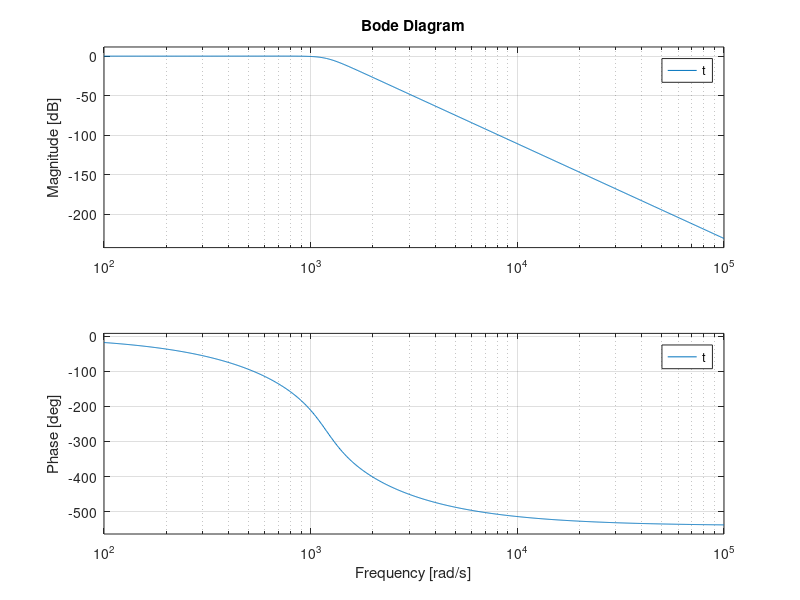
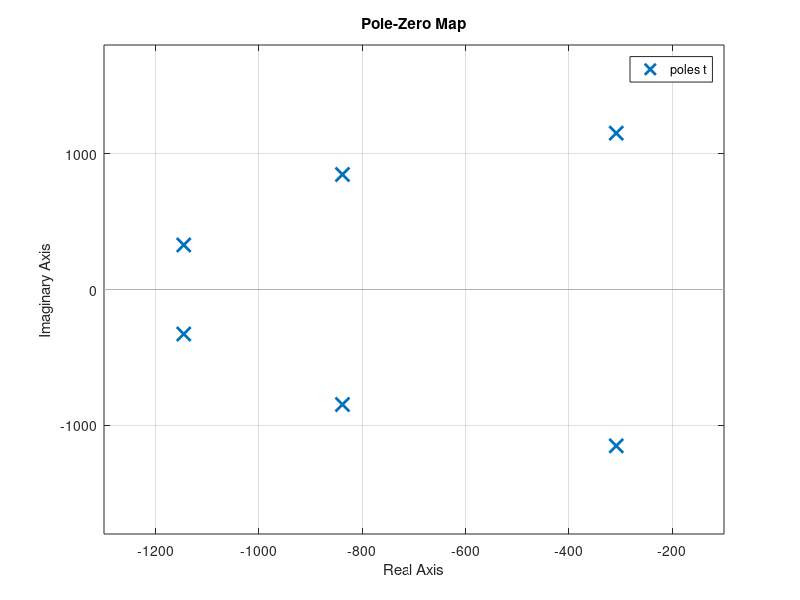

MATLAB code for these plots, in order:
clc;close all;clear all;
num1=((1234.1)^5);
den1=[1 1234.1];
s= tf('s');
t=(1191.7)^(6)/(((s^2)+(2291.5*s)+(1191.7^2))*((s^2)+(1677*s)+(1191.7^2))*((s^2)+(617*s)+(1191.7^2)));
figure(1);
bode(t);
figure(2);
pzmap(t)
[p z]=pzmap(t)
